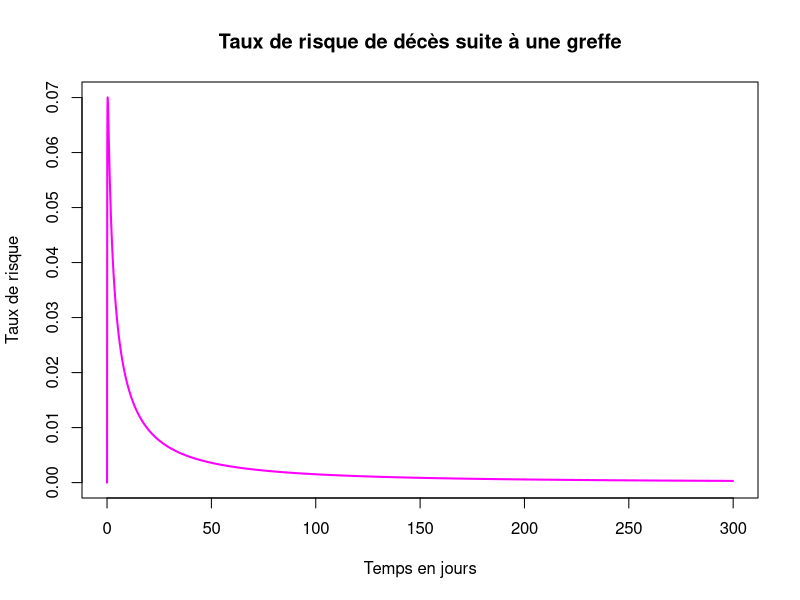

This chart was generated by the following R code:
# Survie lognormale
lognormale_survie <- function(t, mu, sigma) {
  return (1 - pnorm( (log(t) - mu)/sigma ))
}


# Densité lognormale
lognormale_densite <- function(t, mu , sigma) {
  return (dnorm( (log(t) - mu)/sigma ) /(t*sigma))
}

# Risque lognormale
lognormale_risque <- function(t, mu, sigma) {
  return(lognormale_densite(t,mu,sigma)/ lognormale_survie(t,mu,sigma))
}

# Temps jusqu'à 300 jours
t <- seq(0.00001,300, 0.1)

mu = 3.177
sigma = 2.084

plot(t, lognormale_densite(t,mu,sigma), type="l", lwd=2, col="magenta", ylab="Taux de risque",
     main="Taux de risque de décès suite à une greffe", xlab="Temps en jours")

